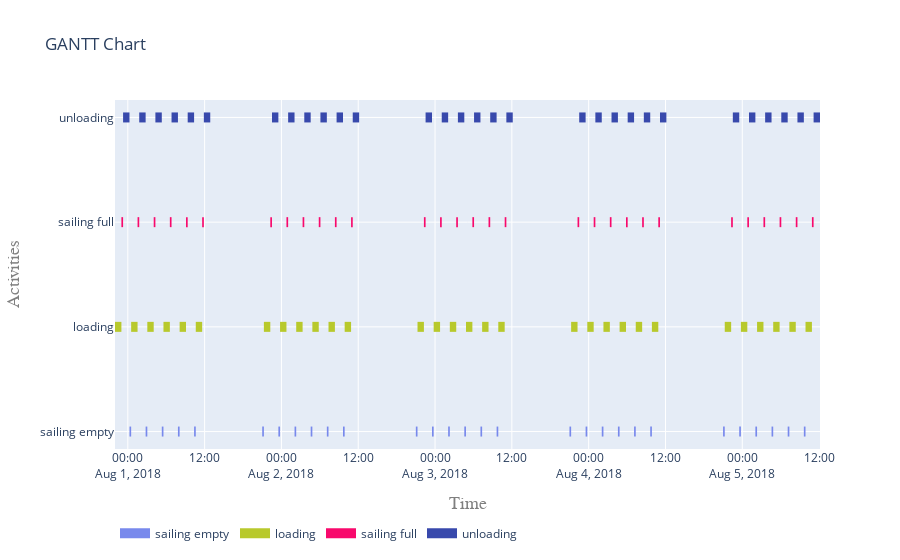

Notebook code cell kept with this figure:
### Markdown cell above
**_Some observations:_**
* For some reason loading appears to start 2 hours before the simulation starting time \[bug?\]
* The moving criterion states that sailing can only commence when Minimum depth is at minimum 1 m for a window of at least 3600 seconds. We see indeed that the plugin introduces waiting when water levels are too low. But it seems that at the end it missed one limiting depth window.

### Code cell
plot.get_gantt_chart(sub_processes)

### Figure 1 — Plotly figure (JSON) as saved in the notebook; plotly's stock layout.template omitted (floating-point values rounded to 4 significant figures; data arrays with more than 128 entries replaced by an {"elided": "..."} marker saying what was removed)
{"data": [{"connectgaps": false, "hoverinfo": "y+name", "line": {"color": "rgb(120,137,236)", "width": 10}, "mode": "lines", "name": "sailing empty", "type": "scatter", "x": {"elided": "150 str values"}, "y": {"elided": "150 str values"}}, {"connectgaps": false, "hoverinfo": "y+name", "line": {"color": "rgb(184,201,44)", "width": 10}, "mode": "lines", "name": "loading", "type": "scatter", "x": {"elided": "150 str values"}, "y": {"elided": "150 str values"}}, {"connectgaps": false, "hoverinfo": "y+name", "line": {"color": "rgb(248,9,108)", "width": 10}, "mode": "lines", "name": "sailing full", "type": "scatter", "x": {"elided": "150 str values"}, "y": {"elided": "150 str values"}}, {"connectgaps": false, "hoverinfo": "y+name", "line": {"color": "rgb(56,73,172)", "width": 10}, "mode": "lines", "name": "unloading", "type": "scatter", "x": {"elided": "150 str values"}, "y": {"elided": "150 str values"}}], "layout": {"hovermode": "closest", "legend": {"orientation": "h", "x": 0, "y": -0.2}, "title": {"text": "GANTT Chart"}, "xaxis": {"range": ["2018-07-31T22:00:00", "2018-08-05T12:08:33.895094"], "title": {"font": {"color": "#7f7f7f", "family": "Courier New, monospace", "size": 18}, "text": "Time"}}, "yaxis": {"title": {"font": {"color": "#7f7f7f", "family": "Courier New, monospace", "size": 18}, "text": "Activities"}}}}
